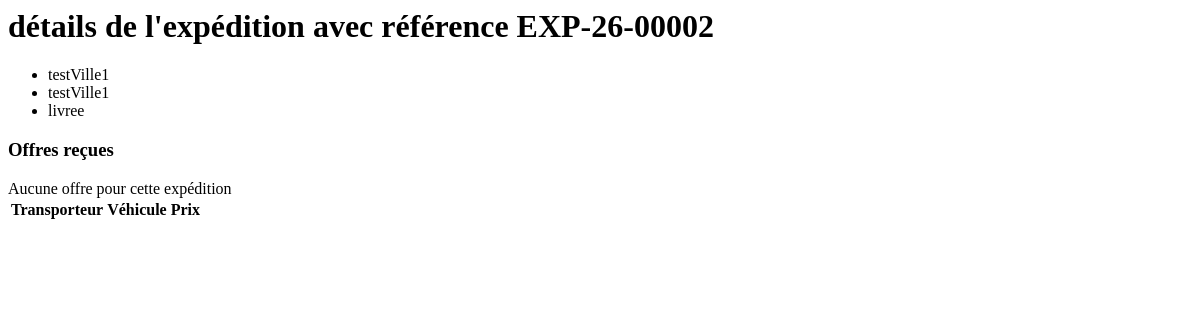
/expeditions/EXP-26-00002/, run on an earlier commit of the app's database.
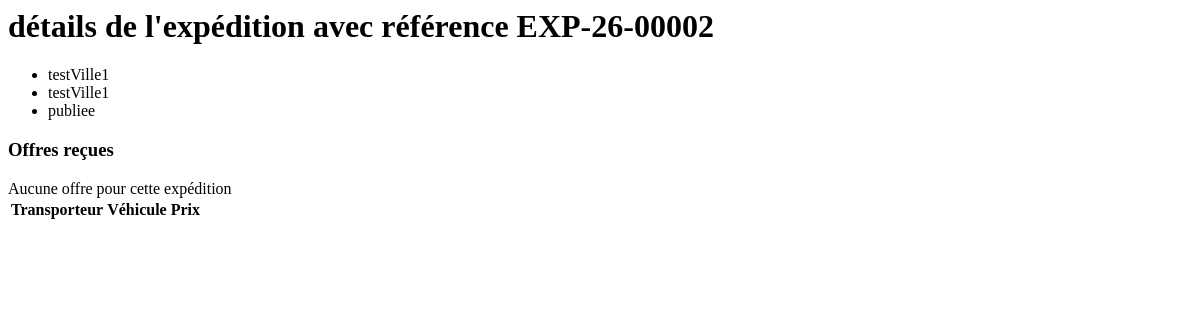
And on a later commit of the database.
### ExpeditionApp/models.py (models this page shows, shortened)
class Expedition(models.Model):
    reference=models.CharField(max_length=20,editable=False)
    date_souhaitee=models.DateField()
    ville_depart=models.CharField(max_length=100)
    ville_arrivee=models.CharField(max_length=100)
    poids_kg=models.DecimalField(decimal_places=3,max_digits=10)
    statut=models.CharField(max_length=100,choices=[
        ('publiee', 'Publiée'),
        ('en_cours', 'En cours'),
        ('livree', 'Livrée'),
        ('annulee', 'Annulée'),
        ('attribuee', 'Attribuée')
    ], default='publiee')
    created_at=models.DateTimeField(auto_now_add=True)
    updated_at=models.DateTimeField(auto_now=True)
    entreprise=models.ForeignKey(Entreprise,
                                 on_delete=models.CASCADE,
                                 related_name='expeditions')

### ExpeditionApp/views.py (the view)
# urls.py: path('<str:reference>/', ExpeditionDetailView.as_view(), name='detail'),
class ExpeditionDetailView(DetailView):
    model = Expedition
    template_name = 'expeditions/detail.html'
    context_object_name = 'expedition'
    slug_field = 'reference'
    slug_url_kwarg = 'reference'
    def get_context_data(self, **kwargs):
        context = super().get_context_data(**kwargs)
        context['offres'] = (
           self.object.offres
           .select_related('transporteur', 'vehicule')
       )
        return context

### templates/expeditions/detail.html (shortened to what this page needs)
<h1> détails de l'expédition avec référence {{expedition.reference}}</h1>
<ul>
    <li>
        {{expedition.ville_depart}}
    </li>
    <li>{{expedition.ville_arrivee}}</li>
    <li>{{expedition.statut}}</li>
</ul>
<h3>Offres reçues</h3>
<table>
    <thead>
        <tr>
            <th>Transporteur</th>
            <th>Véhicule</th>
            <th>Prix</th>
        </tr>
    </thead>
</table>

What changed in the data, as far as the page shows it:
changed Expedition "EXP-26-00002": statut "livree" → "publiee"
